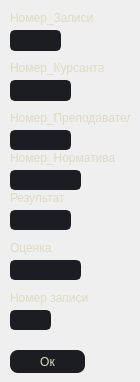
      <widget class="QWidget" name="page_4">
       <widget class="QLineEdit" name="lineEdit_14">
        <property name="geometry">
         <rect>
          <x>10</x>
          <y>30</y>
          <width>51</width>
          <height>21</height>
         </rect>
        </property>
        <property name="styleSheet">
         <string notr="true">QLineEdit {
  color : white;
	background-color: rgb(27, 29, 35);
	border-radius: 5px;
	border: 2px solid rgb(27, 29, 35);
	padding-left: 10px;
}
QLineEdit:hover {
	border: 2px solid rgb(64, 71, 88);
}
QLineEdit:focus {
	border: 2px solid rgb(91, 101, 124);
}</string>
        </property>
       </widget>
       <widget class="QLineEdit" name="lineEdit_17">
        <property name="geometry">
         <rect>
          <x>10</x>
          <y>170</y>
          <width>71</width>
          <height>20</height>
         </rect>
        </property>
        <property name="styleSheet">
         <string notr="true">QLineEdit {
  color : white;
	background-color: rgb(27, 29, 35);
	border-radius: 5px;
	border: 2px solid rgb(27, 29, 35);
	padding-left: 10px;
}
QLineEdit:hover {
	border: 2px solid rgb(64, 71, 88);
}
QLineEdit:focus {
	border: 2px solid rgb(91, 101, 124);
}</string>
        </property>
       </widget>
       <widget class="QLineEdit" name="lineEdit_16">
        <property name="geometry">
         <rect>
          <x>10</x>
          <y>130</y>
          <width>61</width>
          <height>20</height>
         </rect>
        </property>
        <property name="styleSheet">
         <string notr="true">QLineEdit {
  color : white;
	background-color: rgb(27, 29, 35);
	border-radius: 5px;
	border: 2px solid rgb(27, 29, 35);
	padding-left: 10px;
}
QLineEdit:hover {
	border: 2px solid rgb(64, 71, 88);
}
QLineEdit:focus {
	border: 2px solid rgb(91, 101, 124);
}</string>
        </property>
       </widget>
       <widget class="QLineEdit" name="lineEdit_15">
        <property name="geometry">
         <rect>
          <x>10</x>
          <y>80</y>
          <width>61</width>
          <height>21</height>
         </rect>
        </property>
        <property name="styleSheet">
         <string notr="true">QLineEdit {
  color : white;
	background-color: rgb(27, 29, 35);
	border-radius: 5px;
	border: 2px solid rgb(27, 29, 35);
	padding-left: 10px;
}
QLineEdit:hover {
	border: 2px solid rgb(64, 71, 88);
}
QLineEdit:focus {
	border: 2px solid rgb(91, 101, 124);
}</string>
        </property>
       </widget>
       <widget class="QLineEdit" name="lineEdit_19">
        <property name="geometry">
         <rect>
          <x>10</x>
          <y>260</y>
          <width>71</width>
          <height>20</height>
         </rect>
        </property>
        <property name="styleSheet">
         <string notr="true">QLineEdit {
  color : white;
	background-color: rgb(27, 29, 35);
	border-radius: 5px;
	border: 2px solid rgb(27, 29, 35);
	padding-left: 10px;
}
QLineEdit:hover {
	border: 2px solid rgb(64, 71, 88);
}
QLineEdit:focus {
	border: 2px solid rgb(91, 101, 124);
}</string>
        </property>
       </widget>
       <widget class="QLineEdit" name="lineEdit_18">
        <property name="geometry">
         <rect>
          <x>10</x>
          <y>210</y>
          <width>61</width>
          <height>20</height>
         </rect>
        </property>
        <property name="styleSheet">
         <string notr="true">QLineEdit {
  color : white;
	background-color: rgb(27, 29, 35);
	border-radius: 5px;
	border: 2px solid rgb(27, 29, 35);
	padding-left: 10px;
}
QLineEdit:hover {
	border: 2px solid rgb(64, 71, 88);
}
QLineEdit:focus {
	border: 2px solid rgb(91, 101, 124);
}</string>
        </property>
       </widget>
       <widget class="QPushButton" name="pushButton_8">
        <property name="geometry">
         <rect>
          <x>10</x>
          <y>350</y>
          <width>75</width>
          <height>23</height>
         </rect>
        </property>
        <property name="styleSheet">
         <string notr="true">QPushButton{color:white;
	color: #dfdac2;
background-color: rgb(27, 29, 35);
border:none;
border-radius:8px;

}
QPushButton:hover {
	border: 2px solid rgb(64, 71, 88);
background-color:#5a606b;}
QPushButton:focus {
	border: 2px solid rgb(91, 101, 124);
}</string>
        </property>
        <property name="text">
         <string>Ок</string>
        </property>
       </widget>
       <widget class="QLabel" name="label_17">
        <property name="geometry">
         <rect>
          <x>10</x>
          <y>10</y>
          <width>91</width>
          <height>16</height>
         </rect>
        </property>
        <property name="styleSheet">
         <string notr="true">	color: #dfdac2;
</string>
        </property>
        <property name="text">
         <string>Номер_Записи</string>
        </property>
       </widget>
       <widget class="QLabel" name="label_18">
        <property name="geometry">
         <rect>
          <x>10</x>
          <y>60</y>
          <width>101</width>
          <height>16</height>
         </rect>
        </property>
        <property name="styleSheet">
         <string notr="true">	color: #dfdac2;
</string>
        </property>
        <property name="text">
         <string>Номер_Курсанта</string>
        </property>
       </widget>
       <widget class="QLabel" name="label_19">
        <property name="geometry">
         <rect>
          <x>10</x>
          <y>110</y>
          <width>121</width>
          <height>16</height>
         </rect>
        </property>
        <property name="styleSheet">
         <string notr="true">	color: #dfdac2;
</string>
        </property>
        <property name="text">
         <string>Номер_Преподавателя</string>
        </property>
       </widget>
       <widget class="QLabel" name="label_20">
        <property name="geometry">
         <rect>
          <x>10</x>
          <y>150</y>
          <width>121</width>
          <height>16</height>
         </rect>
        </property>
        <property name="styleSheet">
         <string notr="true">	color: #dfdac2;
</string>
        </property>
        <property name="text">
         <string>Номер_Норматива</string>
        </property>
       </widget>
       <widget class="QLabel" name="label_21">
        <property name="geometry">
         <rect>
          <x>10</x>
          <y>190</y>
          <width>71</width>
          <height>16</height>
         </rect>
        </property>
        <property name="styleSheet">
         <string notr="true">	color: #dfdac2;
</string>
        </property>
        <property name="text">
         <string>Результат</string>
        </property>
       </widget>
       <widget class="QLabel" name="label_22">
        <property name="geometry">
         <rect>
          <x>10</x>
          <y>240</y>
          <width>61</width>
          <height>16</height>
         </rect>
        </property>
        <property name="styleSheet">
         <string notr="true">	color: #dfdac2;
</string>
        </property>
        <property name="text">
         <string>Оценка</string>
        </property>
       </widget>
       <widget class="QLabel" name="label_25">
        <property name="geometry">
         <rect>
          <x>10</x>
          <y>290</y>
          <width>81</width>
          <height>16</height>
         </rect>
        </property>
        <property name="styleSheet">
         <string notr="true">	color: #dfdac2;
</string>
        </property>
        <property name="text">
         <string>Номер записи</string>
        </property>
       </widget>
       <widget class="QLineEdit" name="lineEdit_20">
        <property name="geometry">
         <rect>
          <x>10</x>
          <y>310</y>
          <width>41</width>
          <height>20</height>
         </rect>
        </property>
        <property name="styleSheet">
         <string notr="true">QLineEdit {
  color : white;
	background-color: rgb(27, 29, 35);
	border-radius: 5px;
	border: 2px solid rgb(27, 29, 35);
	padding-left: 10px;
}
QLineEdit:hover {
	border: 2px solid rgb(64, 71, 88);
}
QLineEdit:focus {
	border: 2px solid rgb(91, 101, 124);
}</string>
        </property>
       </widget>
      </widget>
